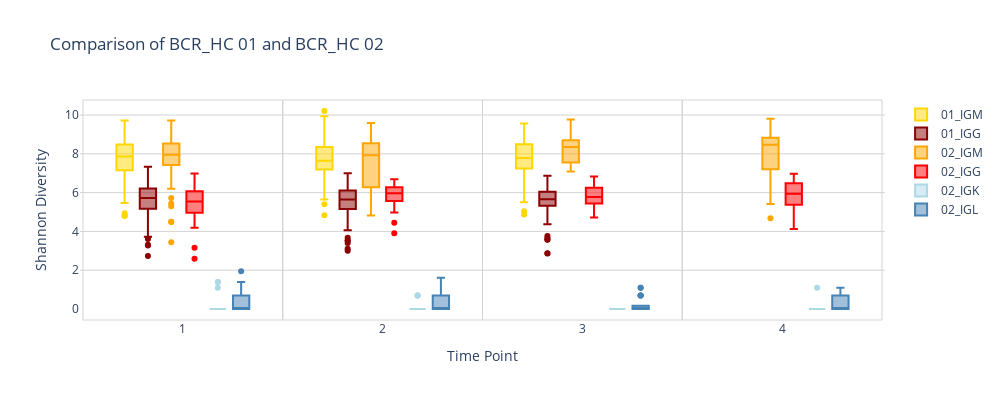
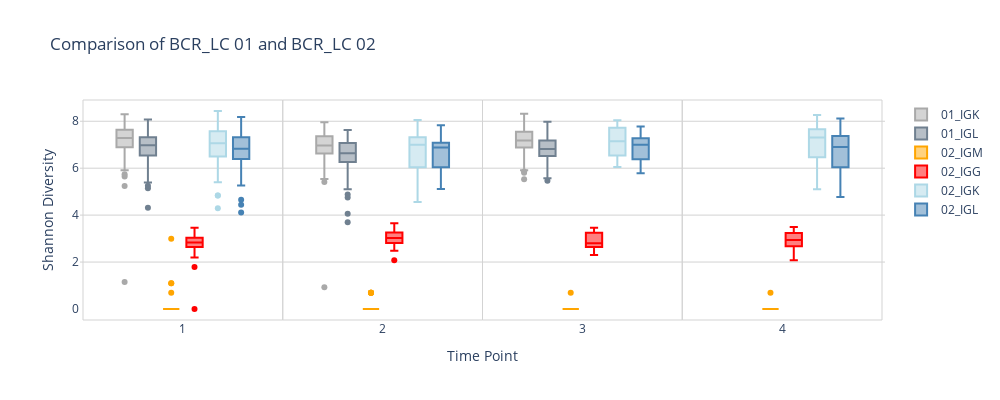
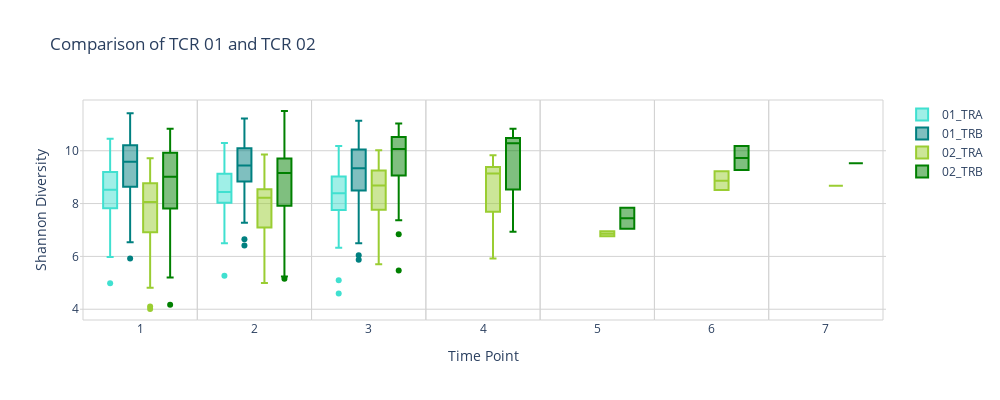

The code cell stored with these charts, in order, in its notebook:
### Code cell
def shannon_boxplot(df1, df2, title):

    colors01 = {'IGM': 'gold', 'IGG': 'darkred', 'IGK': 'darkgray', 'IGL': 'slategray', 'TRA': 'turquoise', 'TRB': 'teal'}
    colors02 = {'IGM': 'orange', 'IGG': 'red', 'IGK': 'lightblue', 'IGL': 'steelblue', 'TRA': 'yellowgreen', 'TRB': 'green'}
    
    fig = go.Figure()
    
    # Add boxplot for df1
    for t in ['IGM', 'IGG', 'IGK', 'IGL', 'TRA', 'TRB']:
        temp = df1[df1['Type'] == t]
        fig.add_trace(go.Box(y=temp['Shannon_diversity'], x=temp['Time_point'], name=f'01_{t}', marker_color=colors01[t]))
    
    # Add boxplot for df2
    for t in ['IGM', 'IGG', 'IGK', 'IGL', 'TRA', 'TRB']:
        temp = df2[df2['Type'] == t]
        fig.add_trace(go.Box(y=temp['Shannon_diversity'], x=temp['Time_point'], name=f'02_{t}', marker_color=colors02[t]))
    
    for timepoint in df2['Time_point'].unique():
        fig.add_shape(
            type="rect", xref="x", yref="paper",
            x0=timepoint - 0.5, y0=0,
            x1=timepoint + 0.5, y1=1,
            line=dict(color="lightgray",width=1)
            )
    
    fig.update_layout(title=title, xaxis_title='Time Point', yaxis_title='Shannon Diversity', boxmode='group',
                      plot_bgcolor='rgba(255, 255, 255, 1)', yaxis=dict(gridcolor='lightgray'), width=1000, height=400)
    fig.show()

shannon_boxplot(BCRHC01, BCRHC02, 'Comparison of BCR_HC 01 and BCR_HC 02')
shannon_boxplot(BCRLC01, BCRLC02, 'Comparison of BCR_LC 01 and BCR_LC 02')
shannon_boxplot(TCR01, TCR02, 'Comparison of TCR 01 and TCR 02')

### Figure 1 — Plotly figure (JSON) as saved in the notebook; plotly's stock layout.template omitted (floating-point values rounded to 4 significant figures; data arrays with more than 128 entries replaced by an {"elided": "..."} marker saying what was removed)
{"data": [{"marker": {"color": "gold"}, "name": "01_IGM", "type": "box", "x": {"elided": "420 int values"}, "y": {"elided": "420 float values"}}, {"marker": {"color": "darkred"}, "name": "01_IGG", "type": "box", "x": {"elided": "420 int values"}, "y": {"elided": "420 float values"}}, {"marker": {"color": "darkgray"}, "name": "01_IGK", "type": "box", "x": [], "y": []}, {"marker": {"color": "slategray"}, "name": "01_IGL", "type": "box", "x": [], "y": []}, {"marker": {"color": "turquoise"}, "name": "01_TRA", "type": "box", "x": [], "y": []}, {"marker": {"color": "teal"}, "name": "01_TRB", "type": "box", "x": [], "y": []}, {"marker": {"color": "orange"}, "name": "02_IGM", "type": "box", "x": [1, 2, 4, 1, 2, 4, 1, 2, 1, 2, 3, 2, 3, 1, 2, 3, 2, 3, 1, 2, 3, 4, 1, 2, 3, 2, 3, 4, 1, 2, 3, 1, 2, 3, 4, 2, 1, 2, 3, 4, 1, 2, 3, 4, 1, 2, 3, 4, 1, 2, 3, 4, 1, 2, 3, 4, 1, 2, 3, 4, 1, 2, 3, 4, 2, 3, 4, 2, 1, 2, 3, 4, 1, 2, 1, 2, 3, 4, 1, 2, 3, 4, 2, 3, 4, 1, 1, 1, 1, 1, 1, 1, 1, 1, 1, 1, 1, 1, 1, 1, 1, 1, 1, 1, 1, 1, 1, 1, 2, 3], "y": [8.442, 9.035, 6.847, 8.68, 8.088, 8.8, 3.443, 5.364, 4.492, 7.258, 8.461, 9.473, 9.764, 5.728, 7.771, 8.672, 5.627, 7.106, 4.495, 8.032, 7.65, 4.673, 6.456, 7.904, 8.136, 6.021, 7.201, 7.325, 7.956, 8.474, 8.548, 8.666, 8.388, 7.094, 9.075, 4.816, 8.168, 8.471, 8.972, 9.803, 6.196, 8.819, 8.632, 8.637, 8.727, 9.335, 9.283, 9.794, 5.295, 7.848, 8.25, 8.47, 5.44, 7.948, 9.543, 8.912, 7.723, 8.155, 7.485, 5.411, 6.924, 6.356, 7.554, 6.705, 6.207, 7.389, 8.332, 5.505, 7.852, 9.592, 8.701, 8.802, 7.424, 8.857, 9.164, 8.626, 8.747, 8.696, 7.817, 6.435, 7.934, 8.077, 7.306, 8.54, 8.052, 7.662, 8.347, 7.857, 7.426, 7.948, 7.114, 7.93, 8.174, 7.967, 8.654, 8.244, 8.255, 8.376, 8.604, 7.843, 9.715, 8.571, 7.866, 9.081, 9.351, 9.083, 8.352, 8.34, 6.066, 7.722]}, {"marker": {"color": "red"}, "name": "02_IGG", "type": "box", "x": [1, 2, 4, 1, 2, 4, 1, 2, 1, 2, 3, 2, 3, 1, 2, 3, 2, 3, 1, 2, 3, 4, 1, 2, 3, 2, 3, 4, 1, 2, 3, 1, 2, 3, 4, 2, 1, 2, 3, 4, 1, 2, 3, 4, 1, 2, 3, 4, 1, 2, 3, 4, 1, 2, 3, 4, 1, 2, 3, 4, 1, 2, 3, 4, 2, 3, 4, 2, 1, 2, 3, 4, 1, 2, 1, 2, 3, 4, 1, 2, 3, 4, 2, 3, 4, 1, 1, 1, 1, 1, 1, 1, 1, 1, 1, 1, 1, 1, 1, 1, 1, 1, 1, 1, 1, 1, 1, 1, 2, 3], "y": [5.548, 5.978, 4.985, 5.848, 6.692, 6.346, 3.159, 4.971, 4.331, 5.969, 5.652, 6.412, 6.537, 5.463, 6.657, 5.437, 5.577, 6.25, 2.593, 3.908, 5.463, 4.808, 6.743, 5.709, 5.751, 6.295, 5.847, 6.856, 5.946, 5.565, 5.802, 6.002, 6.58, 4.777, 5.616, 4.442, 6.071, 5.313, 5.268, 6.477, 5.579, 6.143, 5.731, 5.937, 6.461, 6.296, 5.962, 6.273, 5.659, 6.012, 6.483, 6.511, 4.19, 6.262, 6.271, 6.34, 5.502, 5.537, 4.721, 4.13, 5.532, 6.639, 5.566, 5.489, 4.987, 6.835, 6.78, 5.618, 4.631, 5.79, 5.266, 5.576, 6.16, 6.04, 5.235, 5.573, 6.351, 6.975, 6.551, 6.07, 5.441, 5.026, 6.096, 5.909, 5.927, 6.07, 5.872, 4.962, 5.493, 4.978, 4.901, 4.212, 5.53, 5.15, 5.139, 4.709, 4.662, 4.948, 6.024, 6.07, 6.984, 6.272, 5.303, 5.972, 6.519, 5.84, 6.241, 6.236, 5.717, 6.033]}, {"marker": {"color": "lightblue"}, "name": "02_IGK", "type": "box", "x": [1, 2, 4, 2, 4, 1, 2, 1, 2, 2, 3, 3, 2, 3, 2, 4, 3, 2, 3, 3, 2, 1, 3, 1, 2, 3, 1, 4, 1, 4, 3, 4, 1, 4, 1, 3, 2, 2, 1, 2, 1, 1, 3, 4, 1, 2, 2, 1, 1, 1, 1, 1, 1, 1, 1, 1, 1, 1, 1, 1, 2], "y": [0, 0, 0, 0, 0, 1.386, 0, 0, 0, 0, 0, 0, 0, 0, 0.6931, 0, 0, 0, 0, 0, 0.6931, 0, 0, 1.386, 0, 0, 0, 1.099, 1.099, 0, 0, 0, 0, 0, 0, 0, 0, 0.6931, 0, 0, 0, 0, 0, 0, 0, 0, 0, 0, 0, 0, 0, 0, 0, 0, 0, 0, 0, 0, 0, 0, 0]}, {"marker": {"color": "steelblue"}, "name": "02_IGL", "type": "box", "x": [2, 4, 1, 2, 4, 1, 2, 1, 2, 2, 3, 2, 3, 3, 1, 2, 3, 4, 1, 2, 3, 2, 3, 4, 1, 2, 3, 1, 2, 3, 4, 2, 1, 2, 3, 4, 1, 2, 3, 4, 1, 2, 3, 4, 1, 2, 3, 4, 2, 3, 4, 1, 2, 3, 4, 1, 2, 3, 4, 2, 3, 4, 2, 1, 2, 3, 4, 1, 2, 1, 2, 3, 1, 2, 3, 4, 2, 3, 4, 1, 1, 1, 1, 1, 1, 1, 1, 1, 1, 1, 1, 1, 1, 1, 1, 1, 1, 1, 1, 2, 3], "y": [0, 0, 1.099, 0, 0, 1.946, 0, 0, 0, 1.099, 0, 0, 0, 1.099, 0, 0.6931, 0, 0, 0, 0, 0, 0, 0, 0.6931, 0.6931, 0.6931, 0, 0, 0, 0, 0, 0.6931, 0, 0.6931, 0, 0, 1.099, 1.099, 0, 0, 0, 0, 0, 0.6931, 0, 0.6931, 0.6931, 0.6931, 0, 0, 0, 0.6365, 0, 0, 1.099, 0, 1.609, 0.6931, 0.6931, 1.332, 1.099, 0, 0, 0, 0, 0, 0.6931, 0.6931, 1.609, 1.332, 0, 0, 0.6931, 0, 0, 1.099, 0.6931, 0.6931, 0, 0, 0, 1.099, 0, 0, 0, 0, 0, 0.6931, 0, 0, 0, 0, 0.6931, 1.386, 0, 1.099, 0, 0, 0, 0, 0]}, {"marker": {"color": "yellowgreen"}, "name": "02_TRA", "type": "box", "x": [], "y": []}, {"marker": {"color": "green"}, "name": "02_TRB", "type": "box", "x": [], "y": []}], "layout": {"boxmode": "group", "height": 400, "plot_bgcolor": "rgba(255, 255, 255, 1)", "shapes": [{"line": {"color": "lightgray", "width": 1}, "type": "rect", "x0": 0.5, "x1": 1.5, "xref": "x", "y0": 0, "y1": 1, "yref": "paper"}, {"line": {"color": "lightgray", "width": 1}, "type": "rect", "x0": 1.5, "x1": 2.5, "xref": "x", "y0": 0, "y1": 1, "yref": "paper"}, {"line": {"color": "lightgray", "width": 1}, "type": "rect", "x0": 3.5, "x1": 4.5, "xref": "x", "y0": 0, "y1": 1, "yref": "paper"}, {"line": {"color": "lightgray", "width": 1}, "type": "rect", "x0": 2.5, "x1": 3.5, "xref": "x", "y0": 0, "y1": 1, "yref": "paper"}], "title": {"text": "Comparison of BCR_HC 01 and BCR_HC 02"}, "width": 1000, "xaxis": {"title": {"text": "Time Point"}}, "yaxis": {"gridcolor": "lightgray", "title": {"text": "Shannon Diversity"}}}}

### Figure 2 — Plotly figure (JSON) as saved in the notebook; plotly's stock layout.template omitted (floating-point values rounded to 4 significant figures; data arrays with more than 128 entries replaced by an {"elided": "..."} marker saying what was removed)
{"data": [{"marker": {"color": "gold"}, "name": "01_IGM", "type": "box", "x": [], "y": []}, {"marker": {"color": "darkred"}, "name": "01_IGG", "type": "box", "x": [], "y": []}, {"marker": {"color": "darkgray"}, "name": "01_IGK", "type": "box", "x": {"elided": "420 int values"}, "y": {"elided": "420 float values"}}, {"marker": {"color": "slategray"}, "name": "01_IGL", "type": "box", "x": {"elided": "420 int values"}, "y": {"elided": "420 float values"}}, {"marker": {"color": "turquoise"}, "name": "01_TRA", "type": "box", "x": [], "y": []}, {"marker": {"color": "teal"}, "name": "01_TRB", "type": "box", "x": [], "y": []}, {"marker": {"color": "orange"}, "name": "02_IGM", "type": "box", "x": [1, 2, 4, 1, 2, 4, 1, 2, 1, 2, 3, 2, 3, 2, 3, 2, 3, 1, 2, 3, 4, 1, 2, 3, 2, 3, 4, 1, 2, 3, 1, 2, 3, 4, 2, 3, 4, 2, 3, 4, 1, 2, 3, 1, 2, 3, 4, 1, 2, 3, 4, 1, 2, 3, 4, 1, 3, 4, 2, 3, 2, 1, 2, 3, 4, 1, 2, 1, 2, 3, 4, 1, 2, 2, 3, 4, 1, 1, 1, 1, 1, 1, 1, 1, 1, 1, 1, 1, 1, 1, 1, 1, 1, 1, 1, 1, 1, 1, 1, 2, 3], "y": [0, 0, 0, 0, 0, 0, 0, 0.6931, 0, 0, 0, 0.6931, 0.6931, 0, 0, 0, 0, 0, 0, 0, 0, 0, 0.6931, 0, 0, 0, 0, 0, 0, 0, 0, 0.6931, 0, 0.6931, 0, 0, 0, 0, 0, 0, 0, 0, 0, 0, 0, 0, 0, 0, 0, 0, 0, 0, 0.6931, 0, 0, 0, 0, 0, 0, 0, 0, 0, 0, 0, 0, 0, 0, 0, 0, 0, 0, 0, 0, 0, 0, 0, 0, 0, 0, 0, 2.996, 0, 0, 0, 0, 1.099, 1.099, 0, 0, 0, 0, 0, 0, 0, 0, 0, 0, 0.6931, 0, 0, 0]}, {"marker": {"color": "red"}, "name": "02_IGG", "type": "box", "x": [1, 2, 4, 1, 2, 4, 1, 2, 1, 2, 3, 2, 3, 1, 2, 3, 2, 3, 1, 2, 3, 4, 1, 2, 3, 2, 3, 4, 1, 2, 3, 1, 2, 3, 4, 2, 1, 2, 3, 4, 1, 2, 3, 4, 1, 2, 3, 4, 1, 2, 3, 4, 1, 2, 3, 4, 1, 2, 3, 4, 1, 2, 3, 4, 2, 3, 4, 2, 1, 2, 3, 4, 1, 2, 1, 2, 3, 4, 1, 2, 3, 4, 2, 3, 4, 1, 1, 1, 1, 1, 1, 1, 1, 1, 1, 1, 1, 1, 1, 1, 1, 1, 1, 1, 1, 1, 1, 1, 2, 3], "y": [3.283, 2.708, 3.318, 2.398, 3.332, 2.833, 1.792, 2.833, 3.272, 3.135, 3.12, 3.091, 2.89, 2.926, 2.639, 2.398, 3.193, 2.773, 2.197, 2.639, 2.833, 2.079, 2.674, 2.822, 2.485, 2.773, 2.565, 2.708, 2.89, 2.079, 2.708, 2.813, 3.219, 3.355, 3.178, 2.89, 3.025, 3.178, 2.303, 2.565, 2.833, 3.319, 2.708, 2.926, 3.163, 2.888, 3.296, 2.944, 2.944, 3.015, 3.244, 2.458, 0, 3.178, 3.466, 3.497, 3.205, 2.833, 2.708, 2.89, 2.813, 2.813, 2.639, 2.369, 3.292, 3.454, 3.219, 3.563, 2.839, 2.485, 3.219, 3.205, 3.091, 3.045, 2.707, 3.654, 2.752, 3.332, 3.028, 2.944, 2.441, 3.363, 3.505, 3.319, 2.944, 2.944, 2.708, 2.63, 2.639, 3.466, 2.565, 2.485, 2.565, 2.799, 2.639, 2.639, 2.458, 2.639, 2.944, 3.045, 2.926, 2.565, 3.091, 3.091, 3.045, 2.639, 3.389, 2.979, 3.309, 3.135]}, {"marker": {"color": "lightblue"}, "name": "02_IGK", "type": "box", "x": [1, 2, 4, 1, 2, 4, 1, 2, 1, 2, 3, 2, 3, 1, 2, 3, 2, 3, 1, 2, 3, 4, 1, 2, 3, 2, 3, 4, 1, 2, 3, 1, 2, 3, 4, 2, 1, 2, 3, 4, 1, 2, 3, 4, 1, 2, 3, 4, 1, 2, 3, 4, 1, 2, 3, 4, 1, 2, 3, 4, 1, 2, 3, 4, 2, 3, 4, 2, 1, 2, 3, 4, 1, 2, 1, 2, 3, 4, 1, 2, 3, 4, 2, 3, 4, 1, 1, 1, 1, 1, 1, 1, 1, 1, 1, 1, 1, 1, 1, 1, 1, 1, 1, 1, 1, 1, 1, 1, 2, 3], "y": [7.128, 7.263, 6.228, 7.294, 7.466, 7.243, 4.295, 5.72, 5.396, 6.596, 7.634, 7.309, 7.902, 6.471, 7.05, 7.295, 5.529, 6.701, 4.832, 4.556, 6.536, 5.104, 7.152, 7.324, 7.194, 6.854, 6.895, 7.308, 6.704, 7.472, 7.77, 7.329, 7.075, 6.522, 7.708, 5.636, 6.686, 7.101, 7.72, 7.598, 6.468, 7.853, 7.821, 7.464, 7.236, 8.051, 7.987, 8.268, 6.348, 7.478, 7.631, 7.734, 5.755, 7.153, 8.045, 7.722, 6.577, 7.948, 6.537, 5.704, 4.838, 6.08, 6.524, 6.098, 4.94, 7.1, 7.39, 6.808, 6.754, 7.156, 6.89, 7.012, 6.124, 6.514, 5.623, 6.943, 6.049, 7.648, 6.271, 5.999, 6.782, 6.55, 6.807, 7.359, 7.236, 7.612, 7.996, 6.663, 7.613, 7.28, 6.983, 7.081, 7.875, 6.999, 7.427, 7.039, 7.386, 7.067, 7.668, 7.448, 8.363, 7.744, 6.915, 8.025, 8.437, 7.98, 7.858, 7.0, 5.663, 6.201]}, {"marker": {"color": "steelblue"}, "name": "02_IGL", "type": "box", "x": [1, 2, 4, 1, 2, 4, 1, 2, 1, 2, 3, 2, 3, 1, 2, 3, 2, 3, 1, 2, 3, 4, 1, 2, 3, 2, 3, 4, 1, 2, 3, 1, 2, 3, 4, 2, 1, 2, 3, 4, 1, 2, 3, 4, 1, 2, 3, 4, 1, 2, 3, 4, 1, 2, 3, 4, 1, 2, 3, 4, 1, 2, 3, 4, 2, 3, 4, 2, 1, 2, 3, 4, 1, 2, 1, 2, 3, 4, 1, 2, 3, 4, 2, 3, 4, 1, 1, 1, 1, 1, 1, 1, 1, 1, 1, 1, 1, 1, 1, 1, 1, 1, 1, 1, 1, 1, 1, 1, 2, 3], "y": [6.779, 6.993, 5.648, 6.776, 7.168, 6.595, 4.109, 5.739, 5.259, 6.881, 7.36, 7.283, 7.382, 5.969, 6.889, 6.376, 5.908, 6.333, 4.654, 6.592, 5.789, 4.775, 4.443, 6.27, 6.848, 6.649, 7.035, 6.899, 6.605, 7.162, 7.042, 7.316, 7.116, 6.264, 7.752, 5.116, 6.183, 6.92, 7.425, 7.367, 6.391, 7.359, 7.277, 7.265, 6.944, 7.831, 7.776, 8.121, 6.03, 7.048, 7.202, 7.344, 5.44, 6.898, 7.598, 7.335, 6.393, 7.427, 5.85, 5.32, 6.009, 5.981, 6.162, 5.914, 5.323, 6.997, 7.37, 5.769, 6.306, 6.999, 6.454, 6.536, 6.39, 6.886, 7.169, 6.675, 7.098, 7.409, 6.922, 6.095, 6.515, 6.087, 5.756, 7.007, 6.812, 7.356, 7.727, 6.6, 7.517, 7.157, 6.666, 6.819, 7.432, 6.713, 7.12, 6.767, 7.086, 6.825, 7.324, 7.354, 7.92, 7.274, 6.883, 7.634, 8.179, 7.614, 7.532, 7.09, 6.289, 6.458]}, {"marker": {"color": "yellowgreen"}, "name": "02_TRA", "type": "box", "x": [], "y": []}, {"marker": {"color": "green"}, "name": "02_TRB", "type": "box", "x": [], "y": []}], "layout": {"boxmode": "group", "height": 400, "plot_bgcolor": "rgba(255, 255, 255, 1)", "shapes": [{"line": {"color": "lightgray", "width": 1}, "type": "rect", "x0": 0.5, "x1": 1.5, "xref": "x", "y0": 0, "y1": 1, "yref": "paper"}, {"line": {"color": "lightgray", "width": 1}, "type": "rect", "x0": 1.5, "x1": 2.5, "xref": "x", "y0": 0, "y1": 1, "yref": "paper"}, {"line": {"color": "lightgray", "width": 1}, "type": "rect", "x0": 3.5, "x1": 4.5, "xref": "x", "y0": 0, "y1": 1, "yref": "paper"}, {"line": {"color": "lightgray", "width": 1}, "type": "rect", "x0": 2.5, "x1": 3.5, "xref": "x", "y0": 0, "y1": 1, "yref": "paper"}], "title": {"text": "Comparison of BCR_LC 01 and BCR_LC 02"}, "width": 1000, "xaxis": {"title": {"text": "Time Point"}}, "yaxis": {"gridcolor": "lightgray", "title": {"text": "Shannon Diversity"}}}}

### Figure 3 — Plotly figure (JSON) as saved in the notebook; plotly's stock layout.template omitted (floating-point values rounded to 4 significant figures; data arrays with more than 128 entries replaced by an {"elided": "..."} marker saying what was removed)
{"data": [{"marker": {"color": "gold"}, "name": "01_IGM", "type": "box", "x": [], "y": []}, {"marker": {"color": "darkred"}, "name": "01_IGG", "type": "box", "x": [], "y": []}, {"marker": {"color": "darkgray"}, "name": "01_IGK", "type": "box", "x": [], "y": []}, {"marker": {"color": "slategray"}, "name": "01_IGL", "type": "box", "x": [], "y": []}, {"marker": {"color": "turquoise"}, "name": "01_TRA", "type": "box", "x": {"elided": "420 int values"}, "y": {"elided": "420 float values"}}, {"marker": {"color": "teal"}, "name": "01_TRB", "type": "box", "x": {"elided": "420 int values"}, "y": {"elided": "420 float values"}}, {"marker": {"color": "orange"}, "name": "02_IGM", "type": "box", "x": [], "y": []}, {"marker": {"color": "red"}, "name": "02_IGG", "type": "box", "x": [], "y": []}, {"marker": {"color": "lightblue"}, "name": "02_IGK", "type": "box", "x": [], "y": []}, {"marker": {"color": "steelblue"}, "name": "02_IGL", "type": "box", "x": [], "y": []}, {"marker": {"color": "yellowgreen"}, "name": "02_TRA", "type": "box", "x": [1, 2, 4, 1, 2, 4, 1, 2, 1, 2, 3, 2, 3, 1, 2, 3, 2, 3, 1, 2, 3, 4, 1, 2, 3, 2, 3, 4, 1, 2, 3, 1, 2, 3, 4, 2, 1, 2, 3, 4, 1, 2, 3, 4, 1, 2, 3, 4, 1, 2, 3, 4, 1, 2, 3, 4, 1, 2, 3, 4, 1, 2, 3, 4, 2, 3, 4, 2, 1, 2, 3, 4, 1, 2, 1, 2, 3, 4, 1, 2, 3, 4, 2, 3, 4, 1, 1, 1, 1, 1, 1, 1, 1, 1, 1, 1, 1, 1, 1, 3, 5, 6, 7, 1, 3, 5, 6, 1, 2, 3], "y": [7.592, 8.311, 5.916, 7.776, 7.698, 7.918, 4.009, 5.751, 4.955, 7.275, 8.324, 8.22, 7.731, 5.763, 8.373, 8.865, 6.541, 7.068, 4.106, 6.813, 6.75, 8.779, 8.282, 8.3, 7.906, 6.965, 7.8, 7.184, 8.431, 8.367, 9.288, 8.926, 7.575, 7.06, 7.698, 5.338, 7.987, 8.106, 9.048, 9.826, 6.776, 8.901, 8.565, 9.148, 8.871, 7.222, 8.277, 9.165, 4.813, 8.483, 9.337, 9.141, 6.513, 8.392, 10.02, 9.746, 9.098, 9.367, 8.683, 7.155, 8.682, 9.858, 9.264, 9.464, 8.609, 9.1, 9.262, 6.375, 7.478, 8.062, 7.404, 7.655, 7.27, 8.221, 9.449, 9.355, 9.375, 9.608, 8.697, 8.641, 8.679, 7.856, 9.299, 9.689, 9.352, 8.294, 8.391, 7.689, 7.059, 6.599, 8.22, 8.684, 8.85, 8.134, 7.644, 7.536, 9.073, 8.87, 9.32, 9.247, 6.949, 8.513, 8.678, 9.712, 8.921, 6.763, 9.223, 5.777, 4.991, 5.707]}, {"marker": {"color": "green"}, "name": "02_TRB", "type": "box", "x": [1, 2, 4, 1, 2, 4, 1, 2, 1, 2, 3, 2, 3, 1, 2, 3, 2, 3, 1, 2, 3, 4, 1, 2, 3, 2, 3, 4, 1, 2, 3, 1, 2, 3, 4, 2, 1, 2, 3, 4, 1, 2, 3, 4, 1, 2, 3, 4, 1, 2, 3, 4, 1, 2, 3, 4, 1, 2, 3, 4, 1, 2, 3, 4, 2, 3, 4, 2, 1, 2, 3, 4, 1, 2, 1, 2, 3, 4, 1, 2, 3, 4, 2, 3, 4, 1, 1, 1, 1, 1, 1, 1, 1, 1, 1, 1, 1, 1, 1, 3, 5, 6, 7, 1, 3, 5, 6, 1, 2, 3], "y": [8.107, 8.787, 6.936, 8.423, 7.95, 8.495, 5.199, 6.576, 6.155, 8.305, 9.435, 9.115, 9.185, 6.994, 9.267, 9.978, 6.843, 6.842, 4.168, 7.521, 7.477, 10.45, 9.752, 9.791, 8.949, 8.127, 9.377, 8.547, 9.549, 9.549, 10.34, 9.972, 8.221, 8.055, 9.257, 5.242, 8.92, 9.432, 10.15, 10.78, 7.69, 10.06, 9.749, 9.756, 9.944, 7.88, 9.247, 10.28, 5.936, 9.556, 10.67, 10.4, 7.296, 9.364, 10.86, 10.83, 10.26, 10.39, 10.34, 8.126, 9.842, 11.5, 11.03, 10.8, 9.647, 10.72, 10.59, 6.885, 7.622, 8.138, 7.367, 7.598, 8.19, 9.197, 10.56, 10.55, 10.47, 10.38, 9.622, 9.773, 10.44, 8.91, 10.34, 10.57, 10.33, 9.477, 9.511, 8.703, 8.234, 8.421, 9.213, 9.936, 10.15, 9.11, 7.933, 8.7, 10.04, 9.914, 10.3, 10.7, 7.843, 9.269, 9.53, 10.83, 10.21, 7.043, 10.18, 5.792, 5.156, 5.47]}], "layout": {"boxmode": "group", "height": 400, "plot_bgcolor": "rgba(255, 255, 255, 1)", "shapes": [{"line": {"color": "lightgray", "width": 1}, "type": "rect", "x0": 0.5, "x1": 1.5, "xref": "x", "y0": 0, "y1": 1, "yref": "paper"}, {"line": {"color": "lightgray", "width": 1}, "type": "rect", "x0": 1.5, "x1": 2.5, "xref": "x", "y0": 0, "y1": 1, "yref": "paper"}, {"line": {"color": "lightgray", "width": 1}, "type": "rect", "x0": 3.5, "x1": 4.5, "xref": "x", "y0": 0, "y1": 1, "yref": "paper"}, {"line": {"color": "lightgray", "width": 1}, "type": "rect", "x0": 2.5, "x1": 3.5, "xref": "x", "y0": 0, "y1": 1, "yref": "paper"}, {"line": {"color": "lightgray", "width": 1}, "type": "rect", "x0": 4.5, "x1": 5.5, "xref": "x", "y0": 0, "y1": 1, "yref": "paper"}, {"line": {"color": "lightgray", "width": 1}, "type": "rect", "x0": 5.5, "x1": 6.5, "xref": "x", "y0": 0, "y1": 1, "yref": "paper"}, {"line": {"color": "lightgray", "width": 1}, "type": "rect", "x0": 6.5, "x1": 7.5, "xref": "x", "y0": 0, "y1": 1, "yref": "paper"}], "title": {"text": "Comparison of TCR 01 and TCR 02"}, "width": 1000, "xaxis": {"title": {"text": "Time Point"}}, "yaxis": {"gridcolor": "lightgray", "title": {"text": "Shannon Diversity"}}}}
